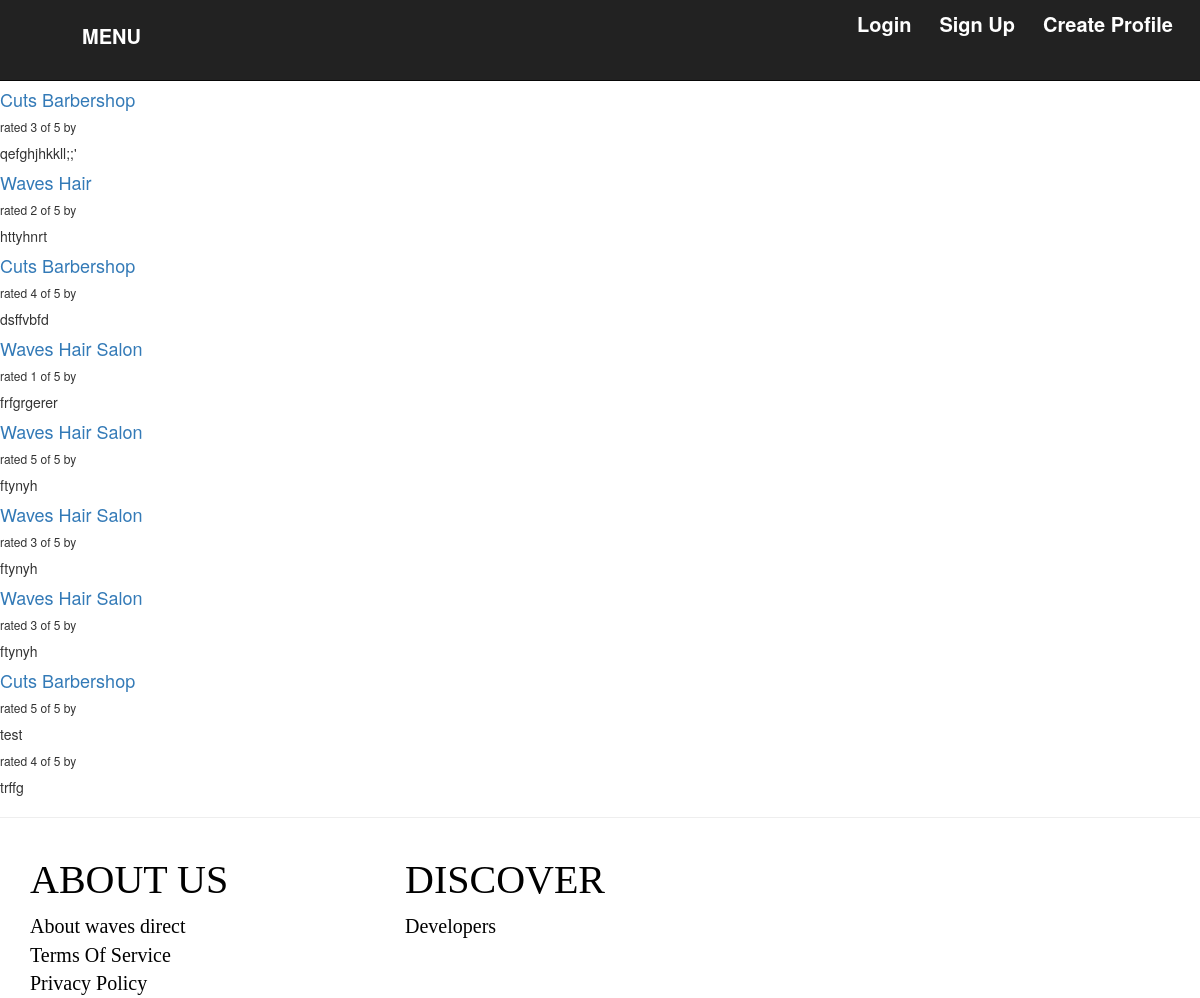
The page /reviews/ on the database as committed earlier.
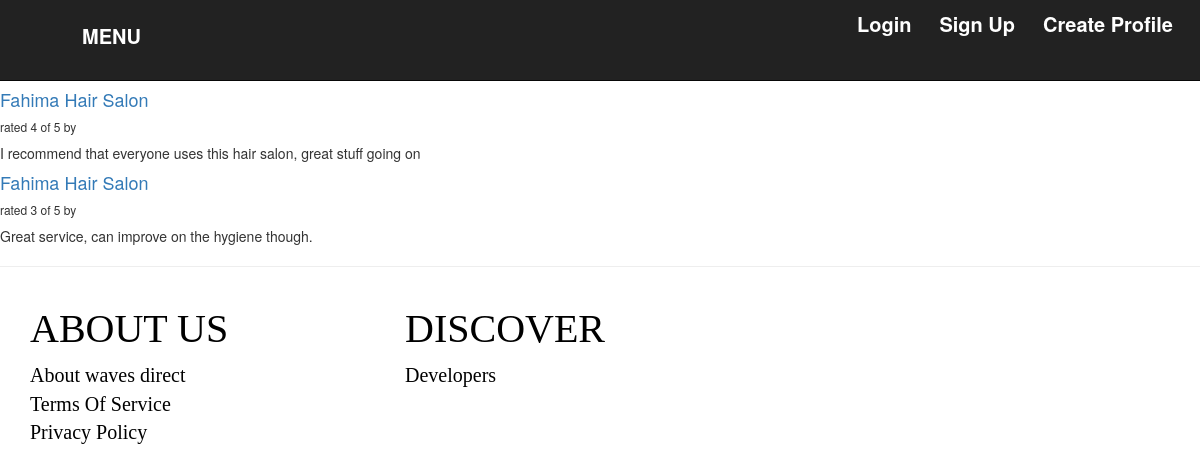
The same page on the database as committed later.
### reviews/models.py (models this page shows)
class Review(models.Model):
    RATING_CHOICES = (
        (1, '1'),
        (2, '2'),
        (3, '3'),
        (4, '4'),
        (5, '5'),
    )
    profile = models.ForeignKey(Profile, default=None, null=True)
    pub_date = models.DateTimeField('date published')
    user = models.ForeignKey(User, default=None, null=True)
    comment = models.CharField(max_length=200)
    rating = models.IntegerField(choices=RATING_CHOICES)

### wavesapp/models.py (models this page shows, shortened)
class Profile(models.Model):
    SALON_OWNER = 1
    BARBERSHOP_OWNER = 2
    FREELANCE = 3
    ROLE_CHOICES = (
        (SALON_OWNER, 'Salon_Owner'),
        (BARBERSHOP_OWNER, 'Barbershop_Owner'),
        (FREELANCE, 'Freelance'),
    )
    user = models.OneToOneField(User, on_delete=models.CASCADE)
    uploadphoto = models.FileField(upload_to="profile_photos", default=None, null=True)
    company_name = models.CharField(max_length = 30, default=None, null=True)
    phone = models.CharField(max_length=30, null=True)
    address = models.CharField(max_length=100, null=True)
    city = models.CharField(max_length=30, null=True)
    email = models.EmailField(max_length=30, null=True)
    role = models.PositiveSmallIntegerField(choices=ROLE_CHOICES, null=True, blank=True)
    Services_offered = models.TextField(default=None, null=True)

### reviews/views.py (the view)
def review_list(request):
    latest_review_list = Review.objects.order_by('-pub_date')[:9]
    context = {'latest_review_list':latest_review_list}
    return render(request, 'reviews/review_list.html', context)

### reviews/templates/reviews/review_list.html (shortened to what this page needs)
{% extends 'wavesapp/base.html' %}
{% load bootstrap3 %}
{% block content %}
{% if latest_review_list %}
<div>
    {% for review in latest_review_list %}
    <div>
        <h4><a href="{% url 'reviews:review_detail' review.id %}">
        {{ review.profile.company_name }}
        </a></h4>
        <h6>rated {{ review.rating }} of 5 by {{ review.user_name }}</h6>
        <p>{{ review.comment }}</p>
    </div>
    {% endfor %}
</div>
{% else %}
<p>No reviews are available.</p>
{% endif %}
{% endblock %}

Rows that differ between the two databases and show on the page:
removed Review: profile.company_name "Cuts Barbershop", rating "3", comment "qefghjhkkll;;'"
removed Review: profile.company_name "Waves Hair", rating "2", comment "httyhnrt"
removed Review: profile.company_name "Cuts Barbershop", rating "4", comment "dsffvbfd"
removed Review: profile.company_name "Waves Hair Salon", rating "1", comment "frfgrgerer"
removed Review: profile.company_name "Waves Hair Salon", rating "5", comment "ftynyh"
removed Review: profile.company_name "Waves Hair Salon", rating "3", comment "ftynyh"
removed Review: profile.company_name "Waves Hair Salon", rating "3", comment "ftynyh"
removed Review: profile.company_name "Cuts Barbershop", rating "5", comment "test"
removed Review: rating "4", comment "trffg"
added Review: profile.company_name "Fahima Hair Salon", rating "4", comment "I recommend that everyone uses this hair salon, great stuff going on"
added Review: profile.company_name "Fahima Hair Salon", rating "3", comment "Great service, can improve on the hygiene though."
